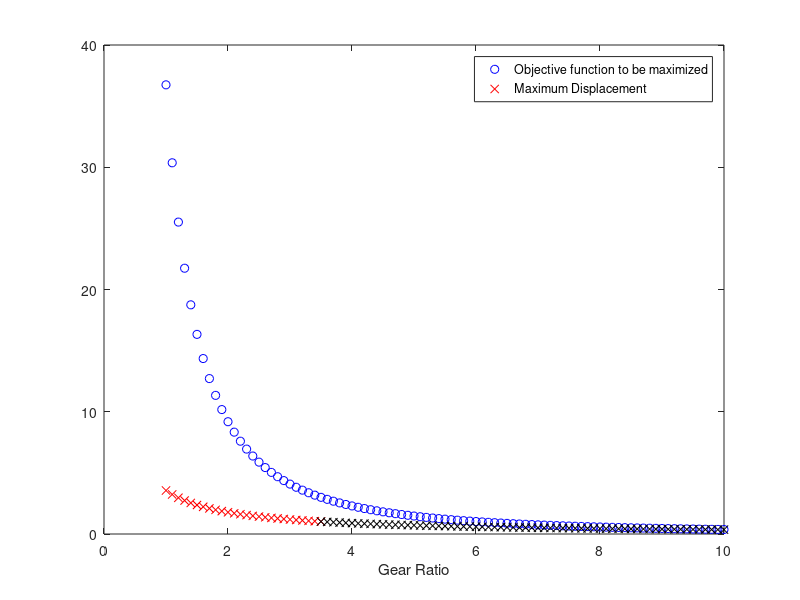
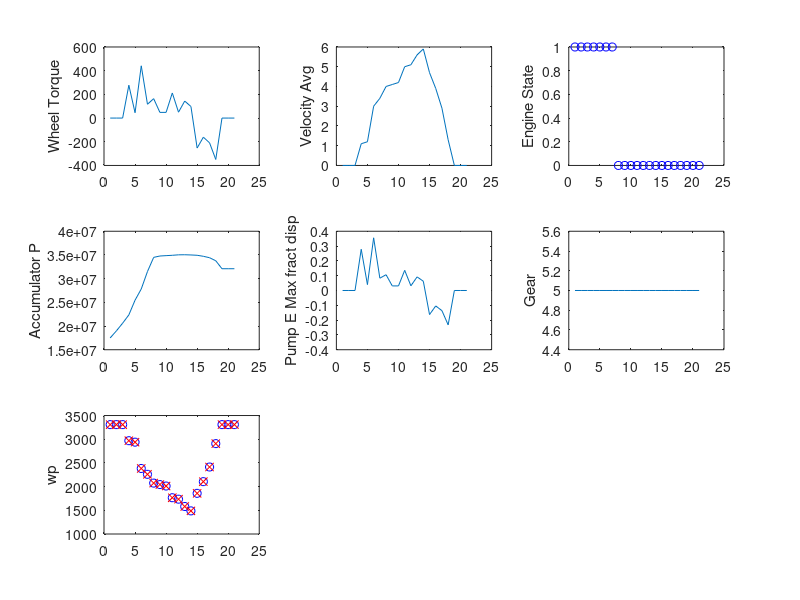

MATLAB code to generate these figures, in order:
% second_model.m
% Objective: get values to match up with Realpaver results and get the code
%            closer to CSP model code.

clear all
clc

% -------------------------------
% Set up
% -------------------------------

% Drive cycle data
dt = 1.0;
vels = [0, 0, 0, 1.1, 1.2, 3.0, 3.4, 4.0, 4.1, 4.2, 5.0, 5.1, 5.6, 5.9, 4.7, 3.9, 2.9, 1.3, 0, 0, 0];
N = length(vels);

% System constants
vehicleMass = 750;
wheelDia = 0.619;
airDensity = 1.29;
g = 9.81;
gradeAngle = 0.0;
drag_coeff = 0.5;
fo = 0.0095;
fs = 0.0035;
frontArea = 1.784;

pumpmotorEdisp = (2.8e-5)/(2*pi); 
pumpmotorBdisp = (2.8e-5)/(2*pi);
accumPrecharge = 17500000;
initOilVol = 0.03;
accumVol = 0.04;
accumMaxRatio = 2;
accumP_full = accumPrecharge*accumMaxRatio;
accumP_max = 0.9*accumP_full;
accumP_min = 0.6*accumP_full;
initGasVol = accumVol - initOilVol;

enginePower = 13700; 
engineSpeed_rpm = 2200;
pumpmotorBreduct = 1.3;
restartPenalty = 500;
transmissionReduct = 2.66;
% gear1 = 7.49;
% gear2 = 2.89;
gear1 = 5.0;
gear2 = 5.0;

% Calculation of parameters
wheelsVelocity = 2.0 * vels / wheelDia;
vehicleAcceleration = [0, (vels(2:end)-vels(1:end-1)) / dt];
vehicleForceaccel = vehicleMass*vehicleAcceleration;
vehicleForcedrag = 0.5*airDensity*drag_coeff*frontArea*(vels.^2);
fr = (fo+(3.24*fs*((vels*2.23693629/100).^2.5)));
fr(vels == 0) = 0;
vehicleForcerolling =   fr*vehicleMass*g;
vehicleForceslope = ones(1,N) * vehicleMass*g*(sin(gradeAngle)/cos(gradeAngle));
vehicleForcetotal = vehicleForceaccel  + vehicleForcedrag + vehicleForcerolling + vehicleForceslope;
wheelsPower = vehicleForcetotal.*vels;
wheelsTorque = wheelsPower./wheelsVelocity;
wheelsTorque(wheelsVelocity == 0) = 0.0;

% -------------------------------
% Run the drive cycle
% -------------------------------

hydshaftReducts = 1:.1:10;
fake_losses = [];
max_disps = [];
all_results = {};

for hydshaftReduct=hydshaftReducts
  
  % Initial conditions
  gear(1) = gear1
  w1 = (engineSpeed_rpm/gear1)/transmissionReduct;
  w2 = (engineSpeed_rpm/gear2)/transmissionReduct;
  wp1(1) = hydshaftReduct*(2*w1-(wheelsVelocity(1)*60/(2*pi)));
  wp2(1) = hydshaftReduct*(2*w2-(wheelsVelocity(1)*60/(2*pi)));
    
  carriershaftSpeed(1) = (engineSpeed_rpm/(gear(1)*transmissionReduct+eps))*(2*pi/60);
  hyddifferentialSpeed(1) = 2.*carriershaftSpeed(1) - wheelsVelocity(1);
  pumpmotorESpeed(1) = hyddifferentialSpeed(1) * hydshaftReduct;
  hydbranchPower(1) = wheelsTorque(1) * hyddifferentialSpeed(1);
  mechbranchPower(1) = -2 * wheelsTorque(1) * carriershaftSpeed(1);
  
  accumPressure(1) = accumPrecharge;
  accumVolumeOil(1) = initOilVol;
  accumVolumeGas(1) = initGasVol;
  
  engineState(1) = 1;
  pumpmotorBPower(1) = enginePower*engineState(1);
  pumpmotorETrueflowrate(1) = hydbranchPower(1) / accumPressure(1);
  pumpmotorBTrueflowrate(1) = pumpmotorBPower(1) / accumPressure(1);
  pumpmotorEMaxfractdisp(1) = hydbranchPower(1)/(hyddifferentialSpeed(1)*accumPressure(1)*pumpmotorEdisp*hydshaftReduct+eps);
  pumpmotorBMaxfractdisp(1) = pumpmotorBPower(1)/(engineSpeed_rpm*(2*pi/60)*pumpmotorBreduct*accumPressure(1)*pumpmotorBdisp);
  
  % March forward in time
  for t=2:N
    w1 = (engineSpeed_rpm/gear1)/transmissionReduct;
    w2 = (engineSpeed_rpm/gear2)/transmissionReduct;
    wp1(t) = hydshaftReduct*(2*w1-(wheelsVelocity(t)*60/(2*pi)));
    wp2(t) = hydshaftReduct*(2*w2-(wheelsVelocity(t)*60/(2*pi)));
    
    if (abs(wp2(t))<abs(wp1(t))) && (wheelsVelocity(t)*60/(2*pi))>2*w2
        gear(t) = gear2;
    else
        gear(t) = gear1;
    end
    
    carriershaftSpeed(t) = (engineSpeed_rpm / (gear(t)*transmissionReduct+eps))*(2*pi/60);
    hyddifferentialSpeed(t) = 2 * carriershaftSpeed(t) - wheelsVelocity(t);
    pumpmotorESpeed(t) = hyddifferentialSpeed(t) * hydshaftReduct;
    hydbranchPower(t) = wheelsTorque(t) * hyddifferentialSpeed(t);
    mechbranchPower(t) = -2 * wheelsTorque(t) * carriershaftSpeed(t);
    
    accumVolumeOil(t) = accumVolumeOil(t-1) + ((2*pumpmotorETrueflowrate(t-1) + pumpmotorBTrueflowrate(t-1))*dt);
    accumVolumeGas(t) = accumVol - accumVolumeOil(t);
    accumPressure(t) = accumPrecharge * initGasVol / (accumVolumeGas(t));
    
    % switch engine on and off
    engineState(t) = ((accumPressure(t)<accumP_min && engineState(t-1)==0)||(accumPressure(t)<accumP_max && engineState(t-1)==1));
                        
    pumpmotorBPower(t) = (enginePower)*(engineState(t)) + mechbranchPower(t);
    pumpmotorBTrueflowrate(t) = pumpmotorBPower(t) /(accumPressure(t));
    pumpmotorETrueflowrate(t) =  hydbranchPower(t) / (accumPressure(t));
    pumpmotorEMaxfractdisp(t) = hydbranchPower(t) / (hyddifferentialSpeed(t)*accumPressure(t)*pumpmotorEdisp*hydshaftReduct);
    pumpmotorBMaxfractdisp(t) = pumpmotorBPower(t) / (engineSpeed_rpm*(2*pi/60)*pumpmotorBreduct*accumPressure(t)*pumpmotorBdisp);
  end
  
  fake_losses = [fake_losses, sum(pumpmotorEMaxfractdisp.^2)];
  max_disps = [max_disps, max(abs(pumpmotorEMaxfractdisp))];
end

% -------------------------------
% So, what happened?
% -------------------------------

plot(hydshaftReducts, fake_losses, 'bo')
hold on

before = find(max_disps > 1.0);
before = before(end);

plot(hydshaftReducts(1:before), max_disps(1:before), 'rx')
plot(hydshaftReducts(before:end), max_disps(before:end), 'kx')
legend('Objective function to be maximized', 'Maximum Displacement')
xlabel('Gear Ratio')
hold off

figure

subplot(3, 3, 1)
plot(wheelsTorque)
ylabel('Wheel Torque')

subplot(3, 3, 2)
plot(vels)
ylabel('Velocity Avg')

subplot(3, 3, 3)
plot(engineState, 'bo')
ylabel('Engine State')

subplot(3, 3, 4)
plot(accumPressure)
ylabel('Accumulator P')

subplot(3, 3, 5)
plot(pumpmotorEMaxfractdisp)
ylabel('Pump E Max fract disp')

subplot(3, 3, 6)
plot(gear)
ylabel('Gear')

subplot(3, 3, 7)
plot(wp1, 'bo')
hold on
plot(wp2, 'rx')
hold off
ylabel('wp')
